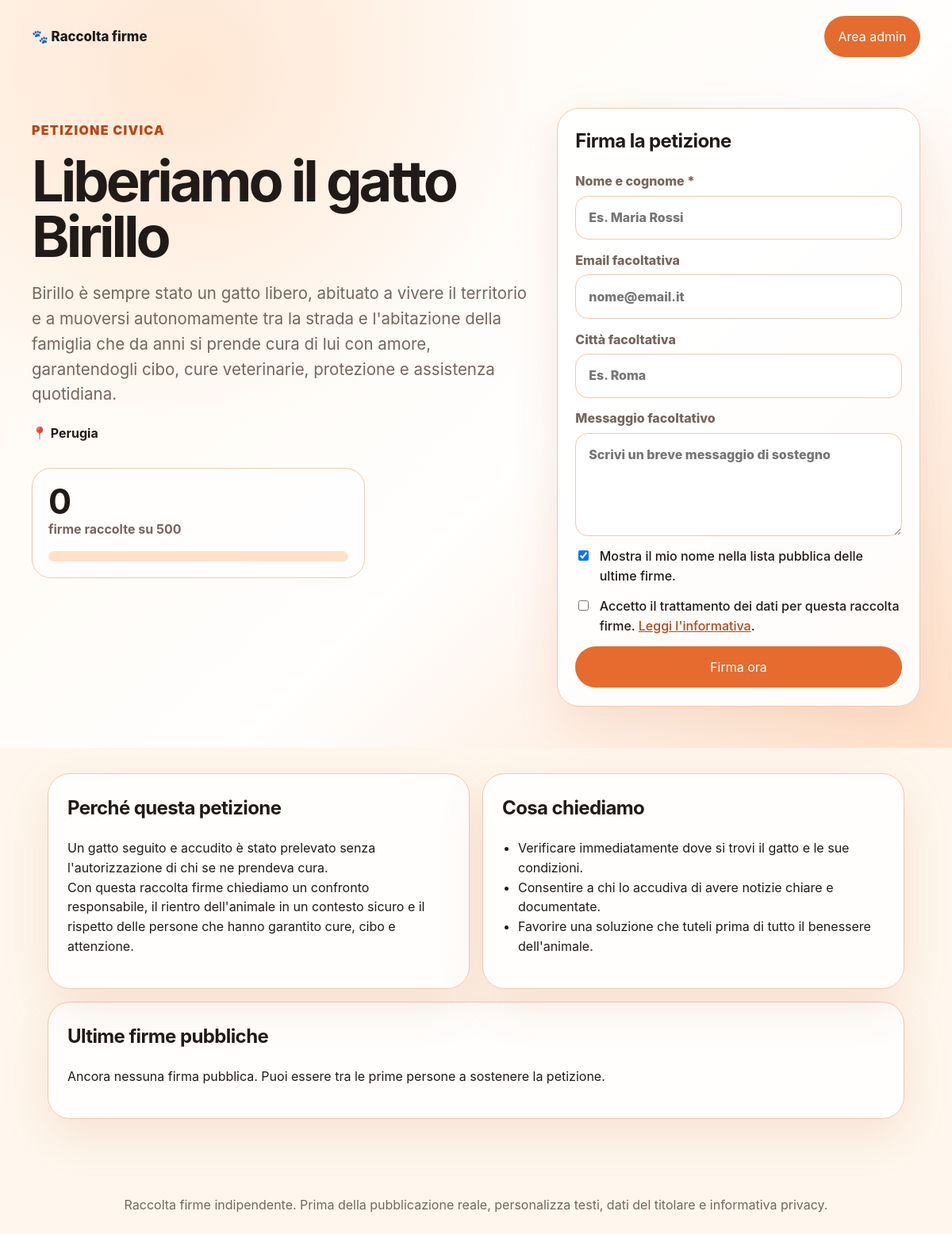
The page / on the database its author committed.
### tables this page shows
CREATE TABLE site_settings (
                key TEXT PRIMARY KEY,
                value TEXT NOT NULL,
                updated_at TEXT NOT NULL
            );

### app.py (the view)
@app.get("/")
def index():
    settings, goal, total, progress = public_context()
    return render_template(
        "index.html",
        s=settings,
        total=total,
        goal=goal,
        progress=progress,
        recent=get_recent_public_signatures(),
        ask_items=[item.strip() for item in settings.get("ask_items", "").splitlines() if item.strip()],
    )

### app.py (called while the page is built)
def get_db():
    conn = sqlite3.connect(DB_PATH)
    conn.row_factory = sqlite3.Row
    return conn

def get_site_settings():
    settings = DEFAULT_SETTINGS.copy()
    with get_db() as conn:
        rows = conn.execute("SELECT key, value FROM site_settings").fetchall()
    for row in rows:
        if row["key"] in settings:
            settings[row["key"]] = row["value"]
    return settings

def setting_bool(settings, key):
    return str(settings.get(key, "0")) == "1"

def setting_int(settings, key, fallback=0):
    try:
        return int(settings.get(key, fallback))
    except (TypeError, ValueError):
        return fallback

@app.template_filter("nl2br")
def nl2br(value):
    escaped = escape(value or "")
    return Markup(str(escaped).replace("\n", "<br>"))

@app.context_processor
def inject_template_helpers():
    return {"setting_bool": setting_bool, "setting_int": setting_int}

def count_signatures():
    with get_db() as conn:
        row = conn.execute("SELECT COUNT(*) AS total FROM signatures").fetchone()
        return row["total"]

def get_recent_public_signatures(limit=8):
    with get_db() as conn:
        return conn.execute(
            """
            SELECT full_name, city, comment, created_at
            FROM signatures
            WHERE public_display = 1
            ORDER BY created_at DESC
            LIMIT ?
            """,
            (limit,),
        ).fetchall()

def public_context():
    settings = get_site_settings()
    goal = setting_int(settings, "petition_goal", 500)
    total = count_signatures()
    progress = min(round((total / goal) * 100), 100) if goal else 0
    return settings, goal, total, progress

@app.before_request
def ensure_db():
    init_db()

### templates/index.html (shortened to what this page needs)
<!doctype html>
<html lang="it">
<head>
  <link rel="stylesheet" href="{{ url_for('static', filename='style.css') }}">
</head>
<body class="layout-{{ s.layout_variant }} hero-{{ s.hero_style }}">
  <header class="hero">
    <nav class="nav">
      <a class="brand" href="/">{{ s.nav_brand }}</a>
      {% if setting_bool(s, 'show_admin_link') %}
        <a class="admin-link" href="/admin">{{ s.nav_admin_label }}</a>
      {% endif %}
    </nav>
    <section class="hero-grid">
      <div class="hero-copy">
        {% if s.hero_eyebrow %}<p class="eyebrow">{{ s.hero_eyebrow }}</p>{% endif %}
        <h1>{{ s.hero_title }}</h1>
        {% if s.hero_subtitle %}<p class="lead">{{ s.hero_subtitle }}</p>{% endif %}
        {% if setting_bool(s, 'show_location') and s.petition_location %}<p class="location">📍 {{ s.petition_location }}</p>{% endif %}
        {% if setting_bool(s, 'show_stats') %}
          <div class="stats-card">
            <strong>{{ total }}</strong>
            <span>{{ s.stats_text }} {{ goal }}</span>
            <div class="progress" aria-label="Avanzamento raccolta firme">
            </div>
          </div>
        {% endif %}
      </div>
      <div class="petition-card">
        <h2>{{ s.form_title }}</h2>
        <form action="/firma" method="post">
          <label>
            {{ s.form_name_label }}
            <input type="text" name="full_name" autocomplete="name" required maxlength="120" placeholder="{{ s.form_name_placeholder }}">
          </label>
          <label>
            {{ s.form_email_label }}
            <input type="email" name="email" autocomplete="email" maxlength="160" placeholder="{{ s.form_email_placeholder }}">
          </label>
          <label>
            {{ s.form_city_label }}
            <input type="text" name="city" autocomplete="address-level2" maxlength="80" placeholder="{{ s.form_city_placeholder }}">
          </label>
          <label>
            {{ s.form_comment_label }}
            <textarea name="comment" maxlength="600" rows="4" placeholder="{{ s.form_comment_placeholder }}"></textarea>
          </label>
          <label class="checkbox">
            <input type="checkbox" name="public_display" checked>
            <span>{{ s.form_public_label }}</span>
          </label>
          <label class="checkbox">
            <input type="checkbox" name="privacy_consent" required>
            <span>{{ s.form_privacy_label }} <a href="/privacy" target="_blank">{{ s.form_privacy_link_label }}</a>.</span>
          </label>
          <button type="submit">{{ s.form_button_label }}</button>
        </form>
      </div>
    </section>
  </header>
  <main>
    {% if setting_bool(s, 'show_why_section') or setting_bool(s, 'show_ask_section') %}
      <section class="content-grid">
        {% if setting_bool(s, 'show_why_section') %}
          <article class="panel">
            <h2>{{ s.why_title }}</h2>
            <p>{{ s.why_text | nl2br }}</p>
          </article>
        {% endif %}
        {% if setting_bool(s, 'show_ask_section') %}
          <article class="panel">
            <h2>{{ s.ask_title }}</h2>
            <ul>
              {% for item in ask_items %}
                <li>{{ item }}</li>
              {% endfor %}
            </ul>
          </article>
        {% endif %}
      </section>
    {% endif %}
    {% if setting_bool(s, 'show_recent_section') %}
      <section class="panel recent-panel">
        <h2>{{ s.recent_title }}</h2>
        {% if recent %}
          <div class="signature-list">
            {% for sig in recent %}
              <article class="signature-item">
                <strong>{{ sig.full_name }}</strong>
                {% if sig.city %}<span>{{ sig.city }}</span>{% endif %}
                {% if sig.comment %}<p>“{{ sig.comment }}”</p>{% endif %}
              </article>
            {% endfor %}
          </div>
        {% else %}
          <p>{{ s.recent_empty_text }}</p>
        {% endif %}
      </section>
    {% endif %}
  </main>
  {% if setting_bool(s, 'show_footer') %}
    <footer>
      <p>{{ s.footer_text }}</p>
    </footer>
  {% endif %}
</body>
</html>

### static/style.css (style rules this page uses)
:root { --bg: #fff7ed; --panel: #ffffff; --ink: #211a17; --muted: #76655d; --accent: #e66b2e; --accent-dark: #b94616; --soft: #ffe1ca; --border: #f1c9ad; --success: #0f7a42; --error: #b42318; --site-max-width: 1120px; --radius: 28px; --button-radius: 999px; --base-font-size: 16px; font-family: Inter, ui-sans-serif, system-ui, -apple-system, BlinkMacSystemFont, "Segoe UI", sans-serif; }
* { box-sizing: border-box; }
html { font-size: var(--base-font-size); }
body { margin: 0; color: var(--ink); background: var(--bg); line-height: 1.55; }
a { color: var(--accent-dark); }
.hero { min-height: 78vh; background: radial-gradient(circle at 20% 10%, color-mix(in srgb, var(--soft) 75%, transparent), transparent 28rem), linear-gradient(135deg, var(--bg) 0%, color-mix(in srgb, var(--panel) 92%, var(--bg)) 58%, var(--soft) 100%); padding: 1.25rem; }
.nav { max-width: var(--site-max-width); margin: 0 auto; display: flex; align-items: center; justify-content: space-between; gap: 1rem; }
.brand { color: var(--ink); font-weight: 800; text-decoration: none; font-size: 1.05rem; }
.admin-link, .button, button { border: 0; border-radius: var(--button-radius); background: var(--accent); color: white; cursor: pointer; display: inline-block; font-weight: 800; padding: .85rem 1.1rem; text-decoration: none; transition: transform .12s ease, background .12s ease; font: inherit; }
.hero-grid { max-width: var(--site-max-width); margin: 4rem auto 2rem; display: grid; grid-template-columns: minmax(0, 1.1fr) minmax(320px, .8fr); gap: 2rem; align-items: start; }
.eyebrow { color: var(--accent-dark); font-weight: 900; letter-spacing: .08em; text-transform: uppercase; }
h1 { font-size: clamp(2.3rem, 6vw, 5.2rem); line-height: .98; margin: .25rem 0 1rem; letter-spacing: -0.055em; }
h2 { margin-top: 0; letter-spacing: -0.025em; }
.lead { color: var(--muted); font-size: clamp(1.05rem, 2vw, 1.28rem); max-width: 58ch; }
.location { font-weight: 700; }
.petition-card, .panel, .login-card, .metric-card { background: color-mix(in srgb, var(--panel) 88%, transparent); border: 1px solid var(--border); border-radius: var(--radius); box-shadow: 0 20px 60px color-mix(in srgb, var(--accent-dark) 12%, transparent); }
.petition-card { padding: 1.4rem; position: sticky; top: 1rem; }
.stats-card { max-width: 420px; margin-top: 2rem; padding: 1.25rem; border-radius: calc(var(--radius) - 4px); border: 1px solid var(--border); background: color-mix(in srgb, var(--panel) 70%, transparent); }
.stats-card strong { font-size: 2.7rem; display: block; line-height: 1; }
.stats-card span { color: var(--muted); font-weight: 700; }
.progress { margin-top: 1rem; height: .8rem; border-radius: 999px; overflow: hidden; background: var(--soft); }
form { display: grid; gap: .85rem; }
label { display: grid; gap: .35rem; color: var(--muted); font-weight: 800; }
input, textarea, select { width: 100%; border: 1px solid var(--border); border-radius: 16px; color: var(--ink); font: inherit; padding: .9rem 1rem; outline: none; background: white; }
textarea { resize: vertical; }
.checkbox { align-items: start; color: var(--ink); display: grid; grid-template-columns: auto 1fr; gap: .65rem; font-weight: 500; }
.checkbox input { width: auto; margin-top: .28rem; }
main { max-width: var(--site-max-width); margin: 0 auto; padding: 2rem 1.25rem; }
.content-grid { display: grid; grid-template-columns: 1fr 1fr; gap: 1rem; }
.panel { padding: 1.5rem; margin-bottom: 1rem; }
ul { padding-left: 1.25rem; }
footer { color: var(--muted); padding: 2rem 1.25rem; text-align: center; }

### rows shown on the page
site_settings: nav_brand "🐾 Raccolta firme"
site_settings: nav_admin_label "Area admin"
site_settings: hero_eyebrow "PETIZIONE CIVICA"
site_settings: hero_title "Liberiamo il gatto Birillo"
site_settings: hero_subtitle "Birillo è sempre stato un gatto libero, abituato a vivere il territorio e a muoversi autonomamente tra la strada e l'abitazione della famiglia che da anni si prende cura di lui con amore, garantendogli cibo, cure veterinarie, protezione e assistenza quotidiana."
site_settings: petition_location "Perugia"
site_settings: stats_text "firme raccolte su"
site_settings: form_title "Firma la petizione"
site_settings: form_name_label "Nome e cognome *"
site_settings: full_name "Es. Maria Rossi"
site_settings: form_email_label "Email facoltativa"
site_settings: email "nome@email.it"
site_settings: form_city_label "Città facoltativa"
site_settings: city "Es. Roma"
site_settings: form_comment_label "Messaggio facoltativo"
site_settings: comment "Scrivi un breve messaggio di sostegno"
site_settings: form_public_label "Mostra il mio nome nella lista pubblica delle ultime firme."
site_settings: form_privacy_label "Accetto il trattamento dei dati per questa raccolta firme."
site_settings: form_privacy_link_label "Leggi l'informativa"
site_settings: form_button_label "Firma ora"
site_settings: why_title "Perché questa petizione"
site_settings: why_text "Un gatto seguito e accudito è stato prelevato senza l'autorizzazione di chi se ne prendeva cura. Con questa raccolta firme chiediamo un confronto responsabile, il rientro dell'animale in un contesto sicuro e il rispetto delle persone che hanno garantito cure, cibo e attenzione."
site_settings: ask_title "Cosa chiediamo"
site_settings: recent_title "Ultime firme pubbliche"
site_settings: recent_empty_text "Ancora nessuna firma pubblica. Puoi essere tra le prime persone a sostenere la petizione."
site_settings: footer_text "Raccolta firme indipendente. Prima della pubblicazione reale, personalizza testi, dati del titolare e informativa privacy."

### other values the page prints
{{ total }} "0"
{{ goal }} "500"
{{ item }} "Verificare immediatamente dove si trovi il gatto e le sue condizioni." "Consentire a chi lo accudiva di avere notizie chiare e documentate." "Favorire una soluzione che tuteli prima di tutto il benessere dell'animale."
